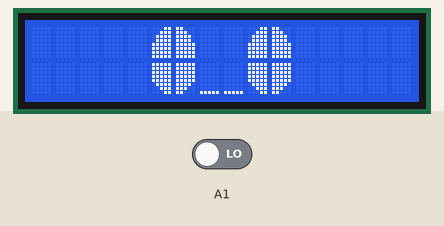
A sketch run on a simulated Arduino Uno, built with avr-gcc and run on an emulated ATmega328P. Parts: 16×2 character LCD. Inputs (shaded band) come from the test bench; at power-on: A1 LOW. What the sketch prints to the serial monitor is not drawn.

Above: at 0.1 s.
At 60.3 s:
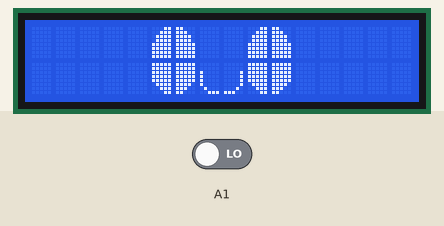
At 89.9 s:
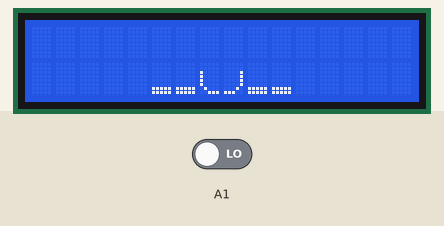
At 127.5 s:
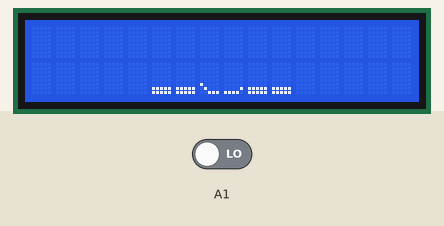

The sketch:

display.ino
```cpp
//Alien Years | James
#include <LiquidCrystal.h>

// initialize the library by associating any needed LCD interface pin
// with the arduino pin number it is connected to
//const int rs = 7, en = 8, d4 = 9, d5 = 10, d6 = 11, d7 = 12;
const int rs = 2, en = 3, d4 = 4, d5 = 5, d6 = 6, d7 = 7;
LiquidCrystal lcd(rs, en, d4, d5, d6, d7);
int a1state = 0;

//big eyes

int blink_delay = 500;
int blink2blink = 7000;
int cnt = 1;

byte top_l[8] ={B00011,B00111,B01111,B01111,B11111,B11111,B11111,B11111};

byte top_r[8] = {B11000,B11100,B11110,B11110,B11111,B11111,B11111,B11111};

byte straight_smile[8] = {B00000,B00000,B00000,B00000,B00000,B00000,B00000,B11111};

byte smirkr_smile[8] = {B00000,B00000,B00000,B00000,B00000,B00000,B00001,B11110};

byte smirkl_smile[8] = {B00000,B00000,B00000,B00000,B00000,B10000,B01000,B00111};

byte happyr_smile[8] = {B00000,B00000,B00001,B00001,B00001,B00001,B00010,B11100};

byte happyl_smile[8] = {B00000,B00000,B10000,B10000,B10000,B10000,B01000,B00111};

byte bottom_l[8] = {B11111,B11111,B11111,B11111,B11111,B01111,B00111,B00011};

byte bottom_r[8] = {B11111,B11111,B11111,B11111,B11111,B11110,B11100,B11000};


//blink

byte bottoml_b[8] = {B00000,B00000,B00000,B00000,B00000,B00000,B11111,B11111};

//byte bottomr_b = byte bottom_l

byte *neutral_eyes[]{top_l,top_r,bottom_l,bottom_r,straight_smile,straight_smile,bottoml_b,bottoml_b};

byte *happy_eyes[]{top_l,top_r,bottom_l,bottom_r,smirkl_smile,smirkr_smile,bottoml_b,bottoml_b};

byte *smirk_eyes[]{top_l,top_r,bottom_l,bottom_r,happyl_smile,happyr_smile,bottoml_b,bottoml_b};


//////////////////////////////////expressions////////////////////////////////////////////////////

void setup()
      {
              pinMode(A1,INPUT);
              lcd.begin(16, 2);
              lcd.home();
              Serial.begin(9600);
            }

int counter = 0;
void loop() ////code for image
       {
        while(counter<4){

              int x = 0;
              a1state = digitalRead(A1);Serial.println(a1state);


              ///normal eyes///
              for(int i=0;i<6;i++)
              {
                if(i<2){lcd.createChar(i,neutral_eyes[i]);lcd.setCursor(i+5,0);lcd.write(i);}
                else if(i>1&&i<6){lcd.createChar(i,neutral_eyes[i]);lcd.setCursor(i+3,1);lcd.write(i);}
              }
              for(int i=0;i<6;i++)
              {
                if(i<2){lcd.createChar(i,neutral_eyes[i]);lcd.setCursor(i+9,0);lcd.write(i);}
                else if(i>1&&i<4){lcd.createChar(i,neutral_eyes[i]);lcd.setCursor(i+7,1);lcd.write(i);}
              }

              ///blink///
              delay(blink2blink); lcd.clear();
          for(int i=4;i<6;i++)
              {
                if(i>3){lcd.createChar(i,neutral_eyes[i]);lcd.setCursor(i+3,1);lcd.write(i);}

              }
              for(int i=6;i<8;i++)
              {
                if(i>5){lcd.createChar(i,neutral_eyes[i]);lcd.setCursor(i-1,1);lcd.write(i);}

              }
          for(int i=6;i<8;i++)
              {
                if(i>5){lcd.createChar(i,neutral_eyes[i]);lcd.setCursor(i+3,1);lcd.write(i);}

              }

          delay(blink_delay);lcd.clear();counter+=cnt; Serial.println(counter);


          }


           while(counter<8){

              int x = 0;
              a1state = digitalRead(A1);Serial.println(a1state);


              ///normal eyes///
              for(int i=0;i<6;i++)
              {
                if(i<2){lcd.createChar(i,happy_eyes[i]);lcd.setCursor(i+5,0);lcd.write(i);}
                else if(i>1&&i<6){lcd.createChar(i,happy_eyes[i]);lcd.setCursor(i+3,1);lcd.write(i);}
              }
              for(int i=0;i<6;i++)
              {
                if(i<2){lcd.createChar(i,happy_eyes[i]);lcd.setCursor(i+9,0);lcd.write(i);}
                else if(i>1&&i<4){lcd.createChar(i,happy_eyes[i]);lcd.setCursor(i+7,1);lcd.write(i);}
              }

              ///blink///
              delay(blink2blink); lcd.clear();
          for(int i=4;i<6;i++)
              {
                if(i>3){lcd.createChar(i,happy_eyes[i]);lcd.setCursor(i+3,1);lcd.write(i);}

              }
              for(int i=6;i<8;i++)
              {
                if(i>5){lcd.createChar(i,happy_eyes[i]);lcd.setCursor(i-1,1);lcd.write(i);}

              }
          for(int i=6;i<8;i++)
              {
                if(i>5){lcd.createChar(i,happy_eyes[i]);lcd.setCursor(i+3,1);lcd.write(i);}

              }

          delay(blink_delay);lcd.clear(); counter+=cnt;

            //else if(a1state==LOW){lcd.clear();}  <<else statement for commented code above, clears code
          }


           while(counter<12){

              int x = 0;
              a1state = digitalRead(A1);Serial.println(a1state);


              ///normal eyes///
              for(int i=0;i<6;i++)
              {
                if(i<2){lcd.createChar(i,smirk_eyes[i]);lcd.setCursor(i+5,0);lcd.write(i);}
                else if(i>1&&i<6){lcd.createChar(i,smirk_eyes[i]);lcd.setCursor(i+3,1);lcd.write(i);}
              }
              for(int i=0;i<6;i++)
              {
                if(i<2){lcd.createChar(i,smirk_eyes[i]);lcd.setCursor(i+9,0);lcd.write(i);}
                else if(i>1&&i<4){lcd.createChar(i,smirk_eyes[i]);lcd.setCursor(i+7,1);lcd.write(i);}
              }

              ///blink///
              delay(blink2blink); lcd.clear();
          for(int i=4;i<6;i++)
              {
                if(i>3){lcd.createChar(i,smirk_eyes[i]);lcd.setCursor(i+3,1);lcd.write(i);}

              }
              for(int i=6;i<8;i++)
              {
                if(i>5){lcd.createChar(i,smirk_eyes[i]);lcd.setCursor(i-1,1);lcd.write(i);}

              }
          for(int i=6;i<8;i++)
              {
                if(i>5){lcd.createChar(i,smirk_eyes[i]);lcd.setCursor(i+3,1);lcd.write(i);}

              }

          delay(blink_delay);lcd.clear(); counter+=cnt;

            //else if(a1state==LOW){lcd.clear();}  <<else statement for commented code above, clears code
          }
          counter=0;
       }
```

Measured:
- what the display in image 1 shows lasts 7.0 s, from 60.3 s to 67.3 s
- what the display in image 2 shows lasts 0.5 s, from 89.9 s to 90.4 s
